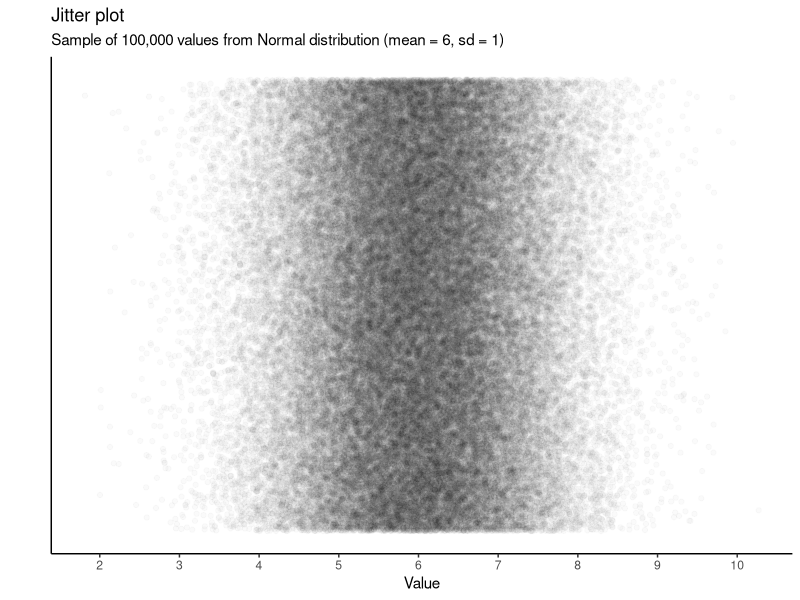
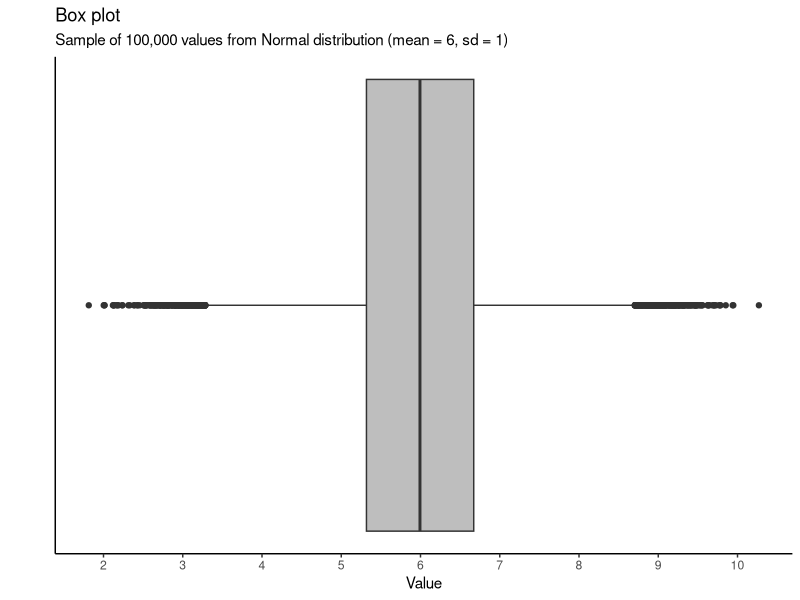
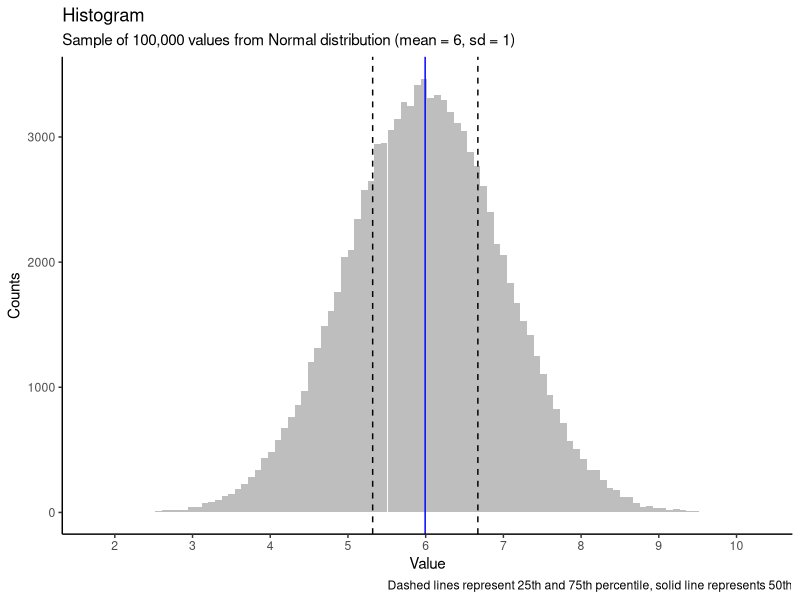
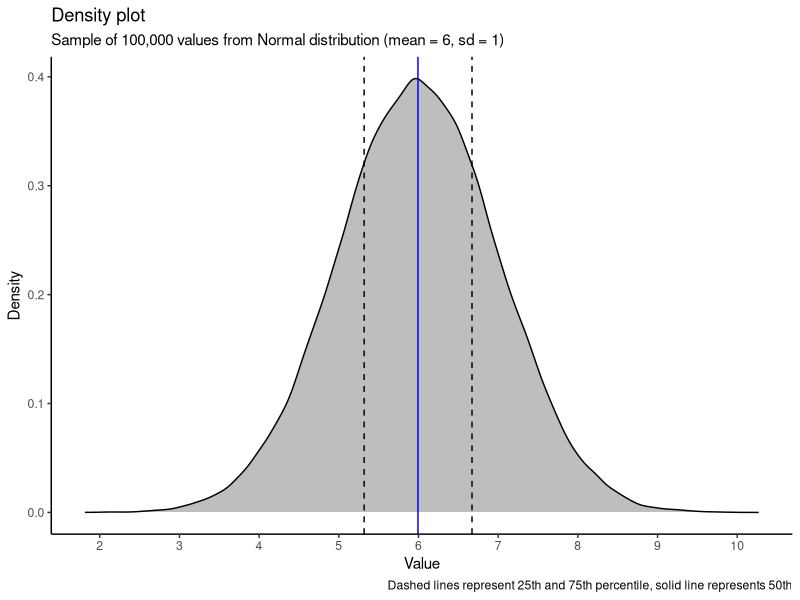
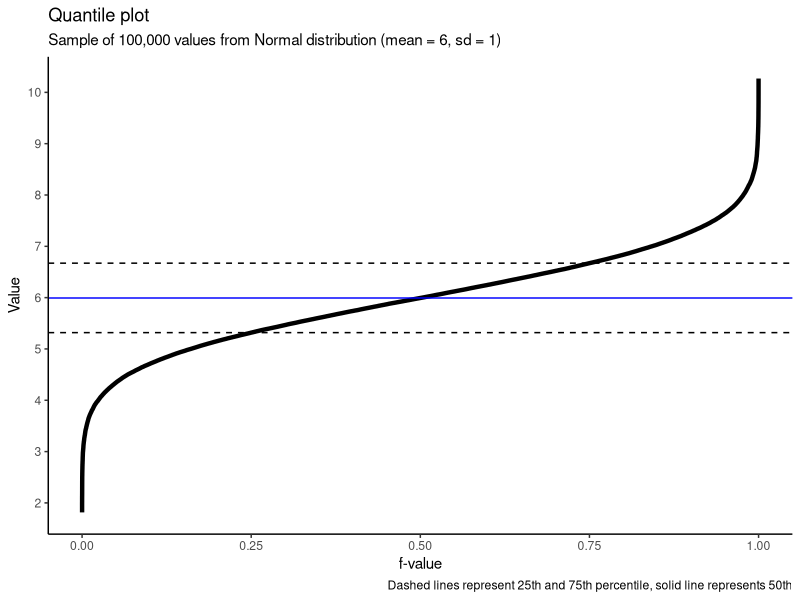
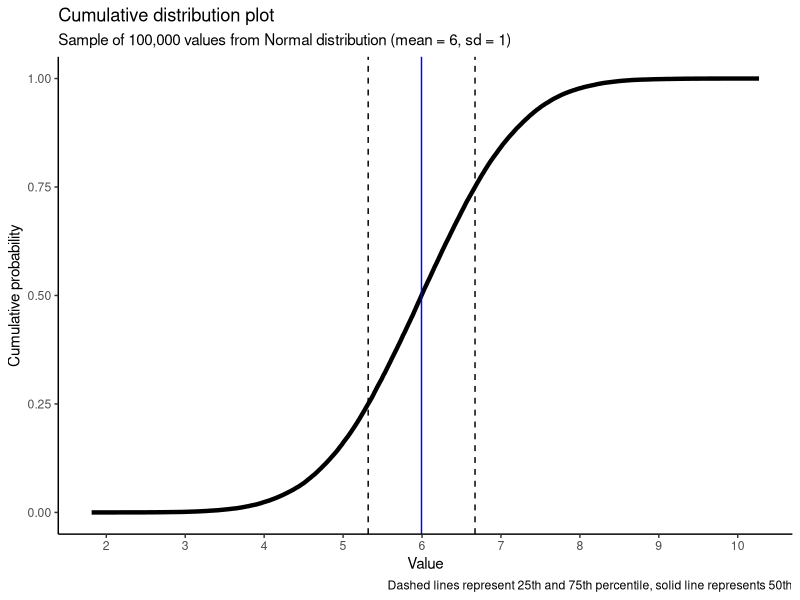

Write the R code that produced these figures, in order.
## ---- chunk 1
library(tidyverse)
library(stats)
library(scales)
## ---- chunk 2
vec_norm <- tibble(values = rnorm(n = 1*10^5, mean = 6, sd = 1))
## ---- chunk 3

qv <- quantile(vec_norm$values, probs = c(0.25, 0.50, 0.75))

## ---- chunk 4
vec_norm %>% 
  ggplot(aes(y = 1, x = values)) +
  geom_jitter(width = 0, alpha = 0.02) +
  theme_classic() +
  #theme(axis.text.y = element_blank(),
  #      axis.ticks.y = element_blank()) +
  theme(axis.text.y=element_text(colour="white"),
        axis.ticks.y = element_blank()) +
  
  scale_x_continuous(breaks = c(2,3,4,5,6,7,8,9,10)) +
  
  labs(y = "  ",
       x = "Value",
      title = "Jitter plot",
       subtitle = "Sample of 100,000 values from Normal distribution (mean = 6, sd = 1)")

## ---- chunk 5
vec_norm %>% 
  ggplot(aes(y = values)) +
  geom_boxplot(fill = "grey") +
  theme_classic() +
  theme(axis.text.y=element_text(colour="white"),
        axis.ticks.y = element_blank()) +
  
  scale_y_continuous(breaks = c(2,3,4,5,6,7,8,9,10)) + 
  
  labs(y = "Value",
       x = "  ",
       title = "Box plot",
       subtitle = "Sample of 100,000 values from Normal distribution (mean = 6, sd = 1)") +
  coord_flip()

## ---- chunk 6
vec_norm %>% 
  ggplot(aes(values)) +
  geom_histogram(fill = "grey", bins = 100) +
  theme_classic() +
  
  scale_x_continuous(breaks = c(2,3,4,5,6,7,8,9,10)) +
  
  labs(x = "Value",
       y = "Counts",
       title = "Histogram",
       subtitle = "Sample of 100,000 values from Normal distribution (mean = 6, sd = 1)",
       caption = "Dashed lines represent 25th and 75th percentile, solid line represents 50th") +
  geom_vline(xintercept = qv[1], linetype = "dashed") +
  geom_vline(xintercept = qv[2], linetype = "solid", color = "blue") +
  geom_vline(xintercept = qv[3], linetype = "dashed") 
## ---- chunk 7
vec_norm %>% 
  ggplot(aes(values)) +
  geom_density(fill = "grey") +
  theme_classic() +
  scale_x_continuous(breaks = c(2,3,4,5,6,7,8,9,10)) +
  
  labs(x = "Value",
       y = "Density",
       title = "Density plot",
       subtitle = "Sample of 100,000 values from Normal distribution (mean = 6, sd = 1)",
       caption = "Dashed lines represent 25th and 75th percentile, solid line represents 50th") +
  geom_vline(xintercept = qv[1], linetype = "dashed") +
  geom_vline(xintercept = qv[2], linetype = "solid", color = "blue") +
  geom_vline(xintercept = qv[3], linetype = "dashed") 
## ---- chunk 8
vec_norm %>% 
  ggplot(aes(x = cume_dist(values), y = values))  +
  geom_line(linewidth = 1.5) +
  theme_classic() +
  
  scale_y_continuous(breaks = c(2,3,4,5,6,7,8,9,10)) +
  
  labs(x = "f-value",
       y = "Value",
       title = "Quantile plot",
       subtitle = "Sample of 100,000 values from Normal distribution (mean = 6, sd = 1)",
       caption = "Dashed lines represent 25th and 75th percentile, solid line represents 50th") +
  geom_hline(yintercept = qv[1], linetype = "dashed") +
  geom_hline(yintercept = qv[2], linetype = "solid", color = "blue") +
  geom_hline(yintercept = qv[3], linetype = "dashed") 
## ---- chunk 9
vec_norm %>% 
  ggplot(aes(x = cume_dist(values), y = values))  +
  geom_line(linewidth = 1.5) +
  coord_flip() +
  theme_classic() +
  
  scale_y_continuous(breaks = c(2,3,4,5,6,7,8,9,10)) +
  
  labs(y = "Value",
       x = "Cumulative probability",
       title = "Cumulative distribution plot",
       subtitle = "Sample of 100,000 values from Normal distribution (mean = 6, sd = 1)",
       caption = "Dashed lines represent 25th and 75th percentile, solid line represents 50th") +
  geom_hline(yintercept = qv[1], linetype = "dashed") +
  geom_hline(yintercept = qv[2], linetype = "solid", color = "blue") +
  geom_hline(yintercept = qv[3], linetype = "dashed") 
  
